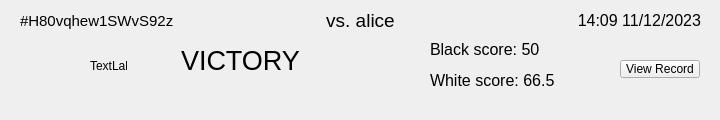
<?xml version="1.0" encoding="UTF-8"?>
<ui version="4.0">
 <class>HistoryItemWidget</class>
 <widget class="QWidget" name="HistoryItemWidget">
  <property name="geometry">
   <rect>
    <x>0</x>
    <y>0</y>
    <width>720</width>
    <height>120</height>
   </rect>
  </property>
  <property name="windowTitle">
   <string>Form</string>
  </property>
  <property name="styleSheet">
   <string notr="true"/>
  </property>
  <widget class="QLabel" name="lbl_id">
   <property name="geometry">
    <rect>
     <x>20</x>
     <y>10</y>
     <width>181</width>
     <height>21</height>
    </rect>
   </property>
   <property name="font">
    <font>
     <pointsize>11</pointsize>
    </font>
   </property>
   <property name="text">
    <string>#H80vqhew1SWvS92z</string>
   </property>
  </widget>
  <widget class="QLabel" name="lbl_time">
   <property name="geometry">
    <rect>
     <x>520</x>
     <y>10</y>
     <width>181</width>
     <height>21</height>
    </rect>
   </property>
   <property name="font">
    <font>
     <pointsize>12</pointsize>
    </font>
   </property>
   <property name="text">
    <string>14:09 11/12/2023</string>
   </property>
   <property name="alignment">
    <set>Qt::AlignRight|Qt::AlignTrailing|Qt::AlignVCenter</set>
   </property>
  </widget>
  <widget class="QLabel" name="lbl_opponent">
   <property name="geometry">
    <rect>
     <x>170</x>
     <y>10</y>
     <width>381</width>
     <height>21</height>
    </rect>
   </property>
   <property name="font">
    <font>
     <pointsize>14</pointsize>
    </font>
   </property>
   <property name="text">
    <string>vs. alice</string>
   </property>
   <property name="alignment">
    <set>Qt::AlignCenter</set>
   </property>
  </widget>
  <widget class="QLabel" name="lbl_scores">
   <property name="geometry">
    <rect>
     <x>430</x>
     <y>40</y>
     <width>161</width>
     <height>51</height>
    </rect>
   </property>
   <property name="font">
    <font>
     <pointsize>12</pointsize>
    </font>
   </property>
   <property name="text">
    <string>&lt;html&gt;&lt;head/&gt;&lt;body&gt;&lt;p&gt;Black score: 50&lt;/p&gt;&lt;p&gt;White score: 66.5&lt;/p&gt;&lt;/body&gt;&lt;/html&gt;</string>
   </property>
   <property name="alignment">
    <set>Qt::AlignLeading|Qt::AlignLeft|Qt::AlignVCenter</set>
   </property>
  </widget>
  <widget class="QPushButton" name="btn_record">
   <property name="geometry">
    <rect>
     <x>620</x>
     <y>60</y>
     <width>80</width>
     <height>18</height>
    </rect>
   </property>
   <property name="text">
    <string>View Record</string>
   </property>
  </widget>
  <widget class="QLabel" name="lbl_result">
   <property name="geometry">
    <rect>
     <x>160</x>
     <y>40</y>
     <width>161</width>
     <height>41</height>
    </rect>
   </property>
   <property name="font">
    <font>
     <pointsize>20</pointsize>
    </font>
   </property>
   <property name="text">
    <string>VICTORY</string>
   </property>
   <property name="alignment">
    <set>Qt::AlignCenter</set>
   </property>
  </widget>
  <widget class="QWidget" name="verticalLayoutWidget">
   <property name="geometry">
    <rect>
     <x>20</x>
     <y>40</y>
     <width>51</width>
     <height>51</height>
    </rect>
   </property>
   <layout class="QVBoxLayout" name="vbox_color"/>
  </widget>
  <widget class="QLabel" name="lbl_boardsize">
   <property name="geometry">
    <rect>
     <x>90</x>
     <y>60</y>
     <width>37</width>
     <height>12</height>
    </rect>
   </property>
   <property name="text">
    <string>TextLabel</string>
   </property>
  </widget>
 </widget>
 <resources/>
 <connections/>
</ui>
